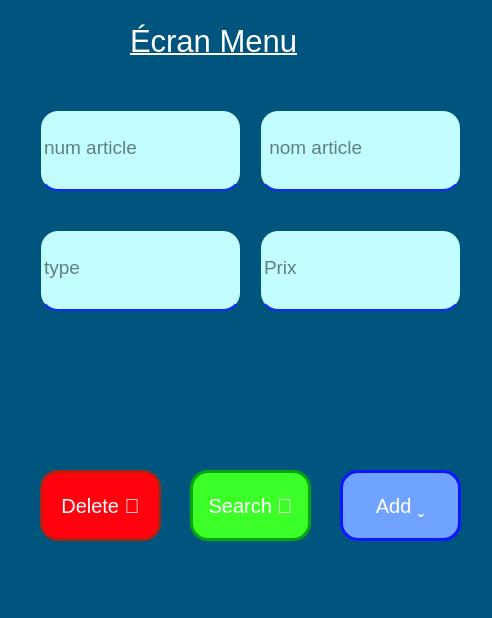
<?xml version="1.0" encoding="UTF-8"?>
<ui version="4.0">
 <class>MenuMainWindow</class>
 <widget class="QMainWindow" name="MenuMainWindow">
  <property name="geometry">
   <rect>
    <x>0</x>
    <y>0</y>
    <width>492</width>
    <height>618</height>
   </rect>
  </property>
  <property name="windowTitle">
   <string>MainWindow</string>
  </property>
  <property name="styleSheet">
   <string notr="true">background-color: rgb(0, 85, 127);</string>
  </property>
  <widget class="QWidget" name="centralwidget">
   <widget class="QPushButton" name="Delete_btn">
    <property name="geometry">
     <rect>
      <x>40</x>
      <y>470</y>
      <width>121</width>
      <height>71</height>
     </rect>
    </property>
    <property name="sizeIncrement">
     <size>
      <width>0</width>
      <height>0</height>
     </size>
    </property>
    <property name="font">
     <font>
      <pointsize>15</pointsize>
     </font>
    </property>
    <property name="cursor">
     <cursorShape>PointingHandCursor</cursorShape>
    </property>
    <property name="styleSheet">
     <string notr="true">#Delete_btn{
color: rgb(255, 255, 255);
border-radius: 18px;
background-color: rgb(255, 2, 14);
border: 3px Solid rgb(175, 34, 15);
}
#Delete_btn:hover:pressed{
background-color: rgb(255, 167, 43);
}
</string>
    </property>
    <property name="text">
     <string>Delete </string>
    </property>
   </widget>
   <widget class="QLabel" name="label_2">
    <property name="geometry">
     <rect>
      <x>130</x>
      <y>10</y>
      <width>271</width>
      <height>61</height>
     </rect>
    </property>
    <property name="font">
     <font>
      <pointsize>23</pointsize>
      <underline>true</underline>
     </font>
    </property>
    <property name="styleSheet">
     <string notr="true">color:rgb(255, 255, 255)</string>
    </property>
    <property name="text">
     <string>Écran Menu</string>
    </property>
   </widget>
   <widget class="QLineEdit" name="prix">
    <property name="geometry">
     <rect>
      <x>260</x>
      <y>230</y>
      <width>201</width>
      <height>81</height>
     </rect>
    </property>
    <property name="font">
     <font>
      <pointsize>14</pointsize>
     </font>
    </property>
    <property name="styleSheet">
     <string notr="true">border: 2px solid rgba(0,0,0,0);
border-bottom-color: rgb(17, 40, 255);
padding-bottom:7px;
border-radius: 18px;

background-color: rgb(194, 254, 255);</string>
    </property>
    <property name="placeholderText">
     <string>Prix</string>
    </property>
   </widget>
   <widget class="QLineEdit" name="nomarticle">
    <property name="geometry">
     <rect>
      <x>260</x>
      <y>110</y>
      <width>201</width>
      <height>81</height>
     </rect>
    </property>
    <property name="font">
     <font>
      <pointsize>14</pointsize>
     </font>
    </property>
    <property name="styleSheet">
     <string notr="true">border: 2px solid rgba(0,0,0,0);
border-bottom-color: rgb(17, 40, 255);
padding-bottom:7px;
background-color: rgb(194, 254, 255);
border-radius: 18px;
</string>
    </property>
    <property name="placeholderText">
     <string> nom article</string>
    </property>
   </widget>
   <widget class="QLineEdit" name="numarticle">
    <property name="geometry">
     <rect>
      <x>40</x>
      <y>110</y>
      <width>201</width>
      <height>81</height>
     </rect>
    </property>
    <property name="font">
     <font>
      <pointsize>14</pointsize>
     </font>
    </property>
    <property name="styleSheet">
     <string notr="true">border: 2px solid rgba(0,0,0,0);
border-bottom-color: rgb(17, 40, 255);
padding-bottom:7px;
background-color: rgb(194, 254, 255);
border-radius: 18px;
</string>
    </property>
    <property name="text">
     <string/>
    </property>
    <property name="placeholderText">
     <string>num article</string>
    </property>
   </widget>
   <widget class="QPushButton" name="Search_btn">
    <property name="geometry">
     <rect>
      <x>190</x>
      <y>470</y>
      <width>121</width>
      <height>71</height>
     </rect>
    </property>
    <property name="sizeIncrement">
     <size>
      <width>0</width>
      <height>0</height>
     </size>
    </property>
    <property name="font">
     <font>
      <pointsize>15</pointsize>
     </font>
    </property>
    <property name="cursor">
     <cursorShape>PointingHandCursor</cursorShape>
    </property>
    <property name="styleSheet">
     <string notr="true">#Search_btn{
color: rgb(255, 255, 255);
background-color: rgb(60, 255, 39);
border-radius: 18px;
border: 3px Solid rgb(3, 168, 17);
}
#Search_btn:hover:pressed{
background-color: rgb(126, 255, 103);
}</string>
    </property>
    <property name="text">
     <string>Search </string>
    </property>
   </widget>
   <widget class="QPushButton" name="Add_btn">
    <property name="geometry">
     <rect>
      <x>340</x>
      <y>470</y>
      <width>121</width>
      <height>71</height>
     </rect>
    </property>
    <property name="sizeIncrement">
     <size>
      <width>0</width>
      <height>0</height>
     </size>
    </property>
    <property name="font">
     <font>
      <pointsize>15</pointsize>
     </font>
    </property>
    <property name="cursor">
     <cursorShape>PointingHandCursor</cursorShape>
    </property>
    <property name="styleSheet">
     <string notr="true">#Add_btn{
background-color: rgb(112, 162, 255);
color: rgb(255, 255, 255);
border-radius: 18px;
border: 3px Solid rgb(17, 21, 255);
}
#Add_btn:hover:pressed{
background-color: rgb(190, 164, 255);
}</string>
    </property>
    <property name="text">
     <string>Add </string>
    </property>
   </widget>
   <widget class="QLineEdit" name="type">
    <property name="geometry">
     <rect>
      <x>40</x>
      <y>230</y>
      <width>201</width>
      <height>81</height>
     </rect>
    </property>
    <property name="font">
     <font>
      <pointsize>14</pointsize>
     </font>
    </property>
    <property name="styleSheet">
     <string notr="true">border: 2px solid rgba(0,0,0,0);
border-bottom-color: rgb(17, 40, 255);
padding-bottom:7px;
background-color: rgb(194, 254, 255);
border-radius: 18px;
</string>
    </property>
    <property name="placeholderText">
     <string>type</string>
    </property>
   </widget>
  </widget>
  <widget class="QMenuBar" name="menubar">
   <property name="geometry">
    <rect>
     <x>0</x>
     <y>0</y>
     <width>492</width>
     <height>29</height>
    </rect>
   </property>
  </widget>
  <widget class="QStatusBar" name="statusbar"/>
 </widget>
 <resources/>
 <connections/>
</ui>
